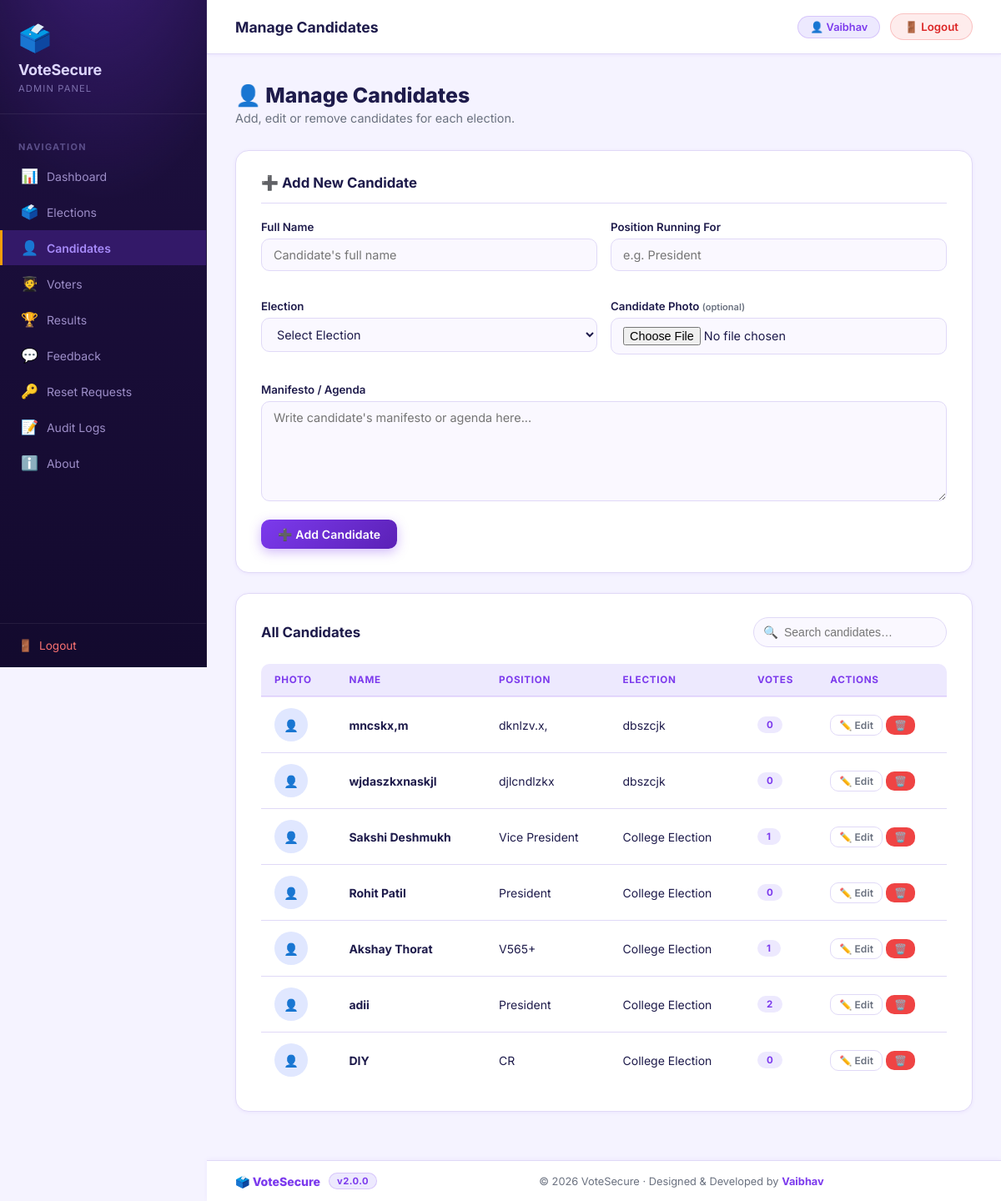
Before: /admin/manage_candidates.php (signed in) with the older database file.
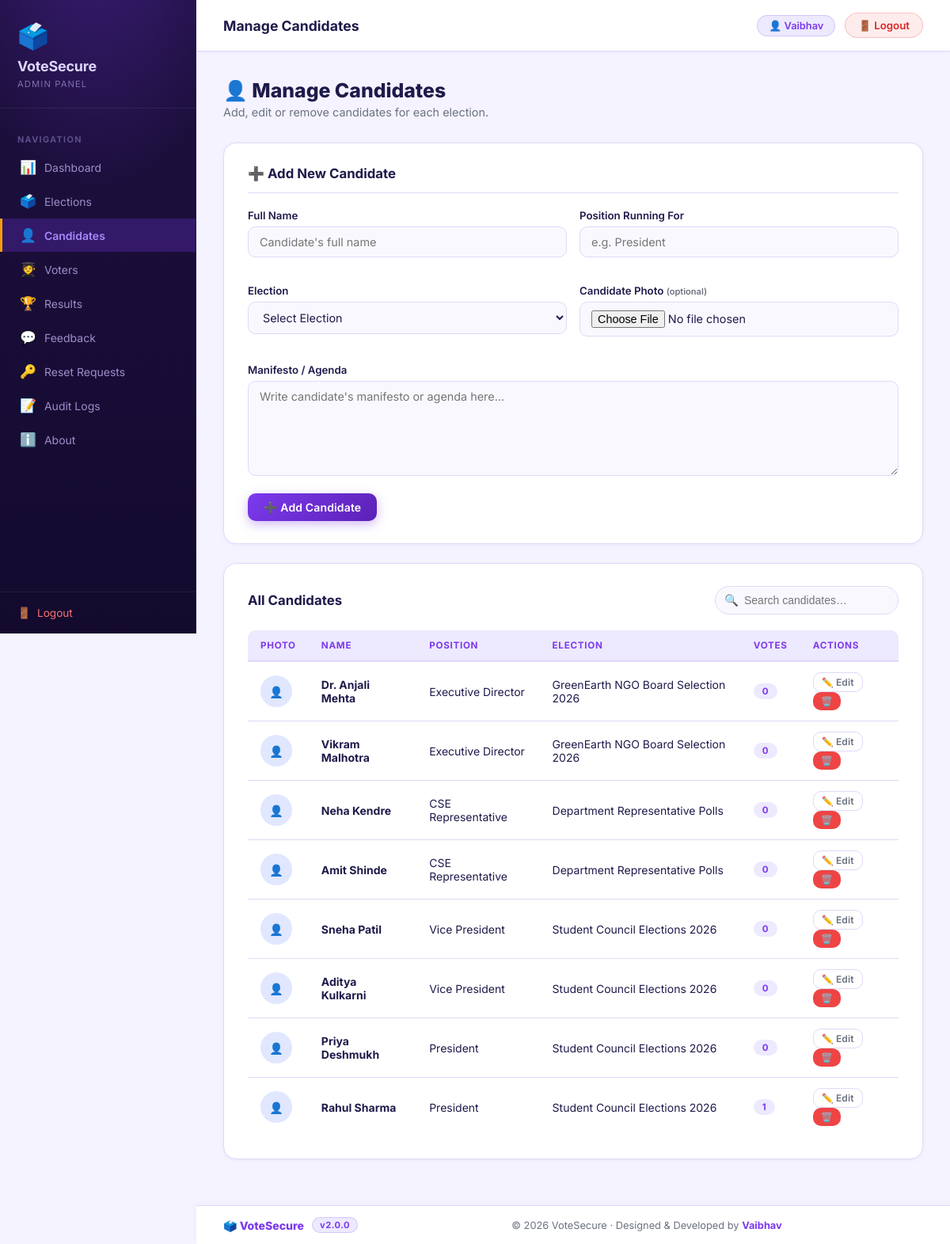
After: the same page with the newer database file.
### tables this page shows
CREATE TABLE `candidates` (
  `id` int(11) NOT NULL,
  `name` varchar(100) NOT NULL,
  `position` varchar(100) NOT NULL,
  `election_id` int(11) NOT NULL,
  `image` varchar(255) DEFAULT NULL,
  `manifesto` text DEFAULT NULL
);

CREATE TABLE `elections` (
  `id` int(11) NOT NULL,
  `title` varchar(255) NOT NULL,
  `type` varchar(100) NOT NULL,
  `start_date` date NOT NULL,
  `end_date` date NOT NULL,
  `status` varchar(20) DEFAULT 'Inactive',
  `winner_id` int(11) DEFAULT NULL
);

### admin/manage_candidates.php (the view, shortened to what the changed rows need)
<?php
include("../config/database.php");
$candidates = $conn->query(
    "SELECT c.*, e.title as election_title,
            (SELECT COUNT(*) FROM votes WHERE candidate_id=c.id) as vote_count
     FROM candidates c
     JOIN elections e ON c.election_id=e.id
     ORDER BY c.id DESC"
)->fetch_all(MYSQLI_ASSOC);
include("includes/header.php");
?>
<h1 class="page-title">👤 Manage Candidates</h1>
<div class="card">
    <div class="table-wrap">
        <table class="data-table" id="candidateTable">
            <thead>
                <tr>
                    <th>Photo</th><th>Name</th><th>Position</th>
                    <th>Election</th><th>Votes</th><th>Actions</th>
                </tr>
            </thead>
            <tbody>
            <?php if(empty($candidates)): ?>
                <tr><td colspan="6" style="text-align:center;color:#64748b;padding:24px;">No candidates yet.</td></tr>
            <?php else: ?>
            <?php foreach($candidates as $row): ?>
                <tr>
                    <td>
                        <?php if(!empty($row['image'])): ?>
                            <div style="width:40px;height:40px;border-radius:50%;background:#e0e7ff;display:none;align-items:center;justify-content:center;">👤</div>
                        <?php else: ?>
                            <div style="width:40px;height:40px;border-radius:50%;background:#e0e7ff;display:flex;align-items:center;justify-content:center;">👤</div>
                        <?php endif; ?>
                    </td>
                    <td><strong><?php echo htmlspecialchars($row['name']); ?></strong></td>
                    <td><?php echo htmlspecialchars($row['position']); ?></td>
                    <td><?php echo htmlspecialchars($row['election_title']); ?></td>
                    <td><span class="badge badge-info"><?php echo $row['vote_count']; ?></span></td>
                    <td>
                        <a href="?edit=<?php echo $row['id']; ?>" class="btn btn-outline btn-xs">✏️ Edit</a>
                        <a href="?delete=<?php echo $row['id']; ?>"
                           class="btn btn-danger btn-xs"
                           onclick="return confirm('Delete this candidate?')">🗑️</a>
                    </td>
                </tr>
            <?php endforeach; ?>
            <?php endif; ?>
            </tbody>
        </table>
    </div>
</div>
<?php include("includes/footer.php"); ?>

### admin/includes/header.php (shortened to what the changed rows need)
<?php
$current    = basename($_SERVER['PHP_SELF']);
$nav_items = [
    'dashboard.php'         => ['icon' => '📊', 'label' => 'Dashboard'],
    'manage_elections.php'  => ['icon' => '🗳️',  'label' => 'Elections'],
    'manage_candidates.php' => ['icon' => '👤',  'label' => 'Candidates'],
    'manage_voters.php'     => ['icon' => '🧑‍🎓', 'label' => 'Voters'],
    'results.php'           => ['icon' => '🏆',  'label' => 'Results'],
    'feedback.php'          => ['icon' => '💬',  'label' => 'Feedback'],
    'reset_requests.php'    => ['icon' => '🔑',  'label' => 'Reset Requests'],
    'logs.php'              => ['icon' => '📝',  'label' => 'Audit Logs'],
    'about.php'             => ['icon' => 'ℹ️',  'label' => 'About'],
];
?>
<!DOCTYPE html>
<html lang="en">
<head>
    <link rel="stylesheet" href="../assets/css/admin.css">
</head>
<body>
<aside class="sidebar">
    <nav class="sidebar-nav">
        <?php foreach($nav_items as $file => $item): ?>
        <a href="<?php echo $file; ?>"
           class="sidebar-link <?php echo ($current === $file) ? 'active' : ''; ?>">
            <span class="nav-icon"><?php echo $item['icon']; ?></span>
            <span><?php echo $item['label']; ?></span>
        </a>
        <?php endforeach; ?>
    </nav>
</aside>
<div class="admin-wrapper">
    <div class="page-content">

Changed rows visible on the page:
removed candidates: name "mncskx,m", position "dknlzv.x,", election.title "dbszcjk", vote_count "0"
removed candidates: name "wjdaszkxnaskjl", position "djlcndlzkx", election.title "dbszcjk", vote_count "0"
removed candidates: name "Sakshi Deshmukh", position "Vice President", election.title "College Election", vote_count "1"
removed candidates: name "Rohit Patil", position "President", election.title "College Election", vote_count "0"
removed candidates: name "Akshay Thorat", position "V565+", election.title "College Election", vote_count "1"
removed candidates: name "adii", position "President", election.title "College Election", vote_count "2"
added candidates: name "Dr. Anjali Mehta", position "Executive Director", election.title "GreenEarth NGO Board Selection 2026", vote_count "0"
added candidates: name "Vikram Malhotra", position "Executive Director", election.title "GreenEarth NGO Board Selection 2026", vote_count "0"
changed candidates: image "IMG_3957.JPG" → empty (drawn); name "DIY" → "Neha Kendre"; position "CR" → "CSE Representative"; election.title "College Election" → "Department Representative Polls"
added candidates: name "Amit Shinde", position "CSE Representative", election.title "Department Representative Polls", vote_count "0"
added candidates: name "Sneha Patil", position "Vice President", election.title "Student Council Elections 2026", vote_count "0"
added candidates: name "Aditya Kulkarni", position "Vice President", election.title "Student Council Elections 2026", vote_count "0"
added candidates: name "Priya Deshmukh", position "President", election.title "Student Council Elections 2026", vote_count "0"
added candidates: name "Rahul Sharma", position "President", election.title "Student Council Elections 2026", vote_count "1"
